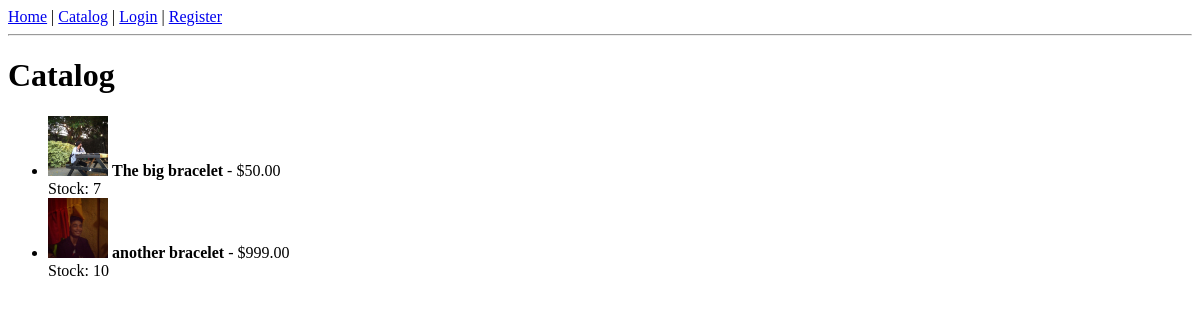
The app's page /catalog/, older data.
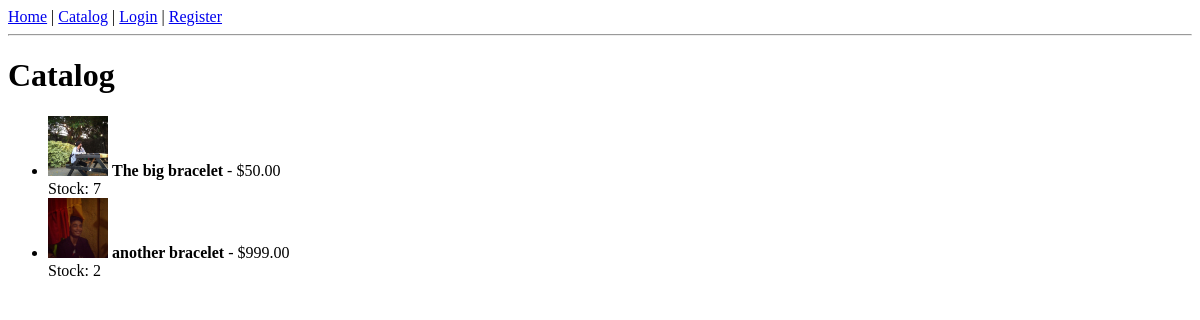
The same page, newer data.
### shop/models.py (models this page shows, shortened)
class Product(models.Model):
    name = models.CharField(max_length=100)
    price = models.DecimalField(max_digits=8, decimal_places=2)
    image = models.ImageField(upload_to='product_images/')
    created_by = models.ForeignKey(SellerProfile, on_delete=models.CASCADE)
    stock = models.PositiveIntegerField(default=0)

### shop/views.py (the view)
# urls.py: path('catalog/', views.catalog, name='catalog'),
def catalog(request):
    products = Product.objects.all()
    return render(request, 'shop/catalog.html', {'products': products})

### shop/templates/shop/catalog.html (shortened to what this page needs)
{% extends 'shop/base.html' %}
{% block content %}
<h1>Catalog</h1>
{% if products %}
    <ul>
    {% for product in products %}
        <li>
            <img src="{{ product.image.url }}" alt="{{ product.name }}" style="width:60px;height:60px;object-fit:cover;">
            <strong>{{ product.name }}</strong> - ${{ product.price }}<br>
            Stock: {{ product.stock }}
        </li>
    {% endfor %}
    </ul>
{% else %}
    <p>No products available.</p>
{% endif %}
{% endblock %}

Row changes from the older to the newer data that the page shows:
changed Product "another bracelet": stock "10" → "2"
